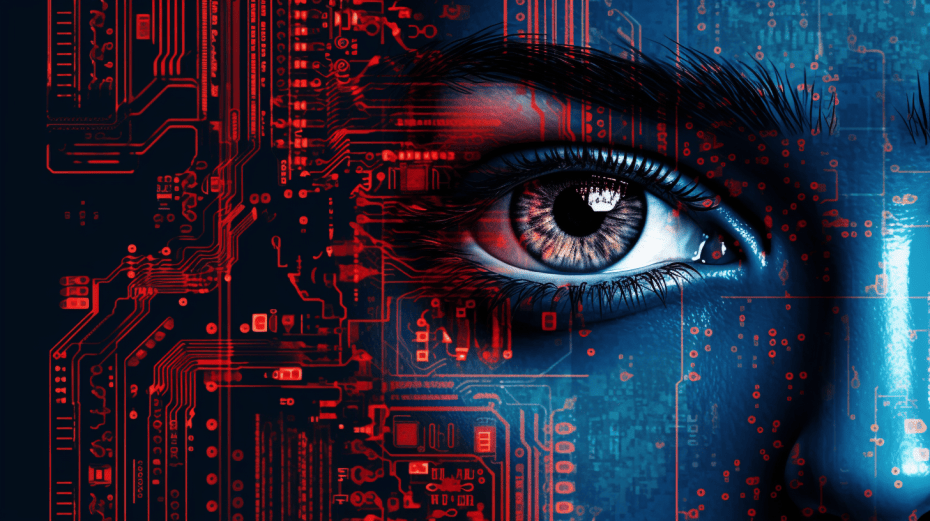
#> input picture lab2/computer_vision.png, 930 x 521 px
$ python q1.py
#> lines starting #> are read from the running program, lines starting #| are printed output that depends on the picture
import cv2
import numpy as np
import matplotlib.pyplot as plt

image_path = 'computer_vision.png'
image = cv2.imread(image_path, cv2.IMREAD_GRAYSCALE)
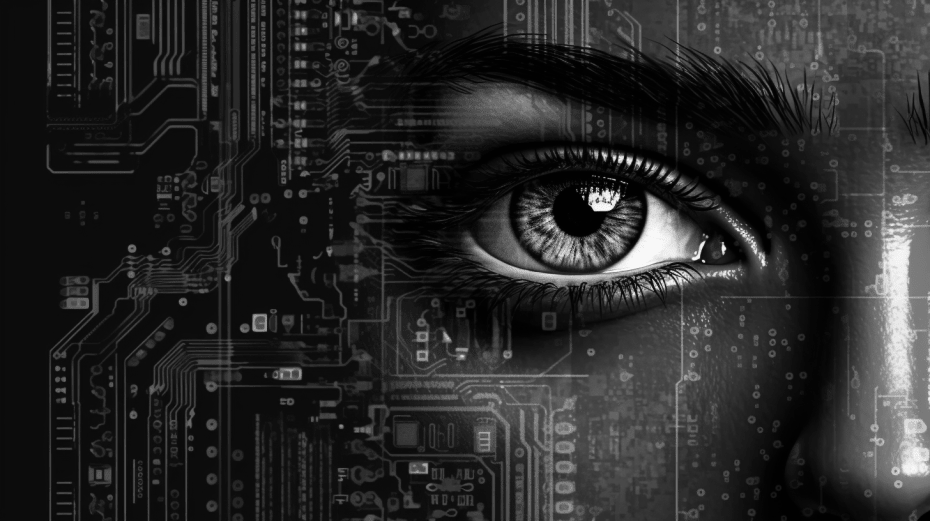
#> image: shape (521, 930); min 1, max 248, mean 40.7

if image is None:
    print("Error: Could not read the image.")
    exit()

histogram = np.zeros(256, dtype=int)
height, width = image.shape
#> height = 521; width = 930

for i in range(height):
    for j in range(width):
        pixel_value = image[i, j]
        histogram[pixel_value] += 1
#> after the loop, histogram = 256 values, max 69708 at index 12, min 0 at index 0, mean 1892.7
cdf = np.cumsum(histogram)
#> cdf = 256 values from 0 to 484530

cdf_min = cdf[cdf > 0].min()
#> cdf_min = 7491
cdf_range = cdf.max() - cdf_min
#> cdf_range = 477039
cdf_normalized = (cdf - cdf_min) * 255 / cdf_range
#> cdf_normalized = 256 values from -4 to 255
cdf_normalized = np.round(cdf_normalized).astype(int)

equalized_image = np.zeros_like(image)
for i in range(height):
    for j in range(width):
        pixel_value = image[i, j]
        equalized_image[i, j] = cdf_normalized[pixel_value]
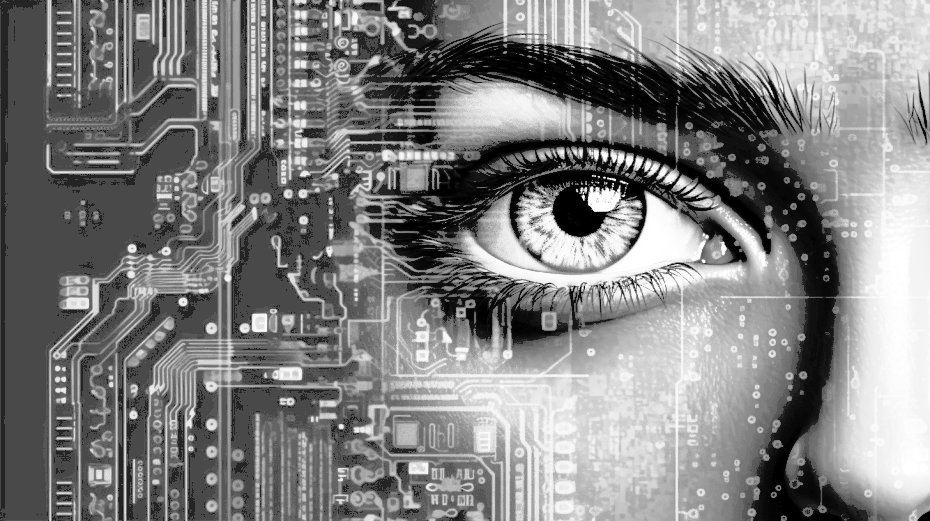
#> equalized_image: shape (521, 930); min 0, max 255, mean 129.9

plt.figure(figsize=(12, 6))

plt.subplot(1, 2, 1)
plt.title('Original Image')
plt.imshow(image, cmap='gray')
plt.axis('off')

plt.subplot(1, 2, 2)
plt.title('Equalized Image')
plt.imshow(equalized_image, cmap='gray')
plt.axis('off')

plt.show()
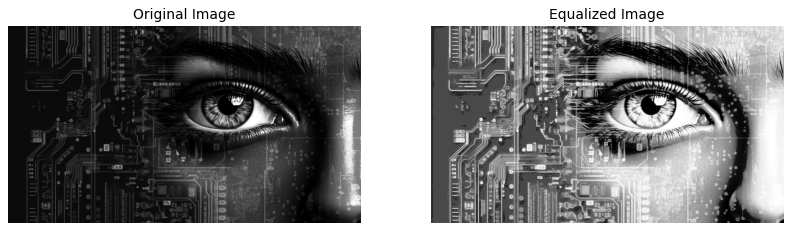
#> figure drawn by matplotlib, 2 panels

$ run again, with lab2/input.png copied over lab2/computer_vision.png
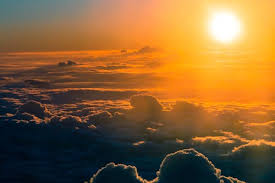
#> input picture lab2/input.png, 275 x 183 px
#> `image = cv2.imread(image_path, cv2.IMREAD_GRAYSCALE)`:
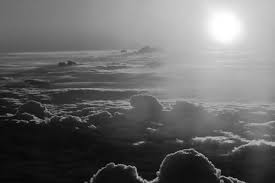
#> image: shape (183, 275); min 0, max 255, mean 105.2
#> after the loop `for i in range(height):`: histogram = 256 values, max 930 at index 16, min 2 at index 3, mean 196.6
#> cdf = 256 values from 7 to 50325
#> cdf_min = 7
#> cdf_range = 50318
#> cdf_normalized = 256 values from 0 to 255
#> `plt.show()`:
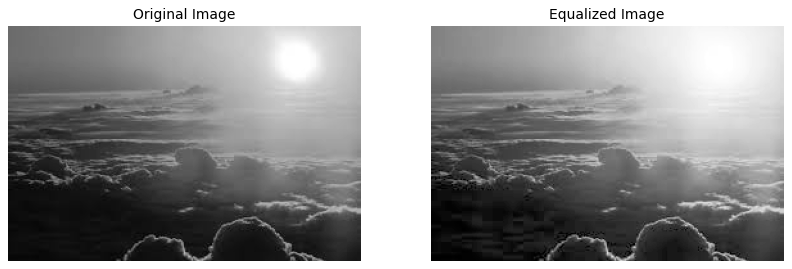
#> figure drawn by matplotlib, 2 panels
